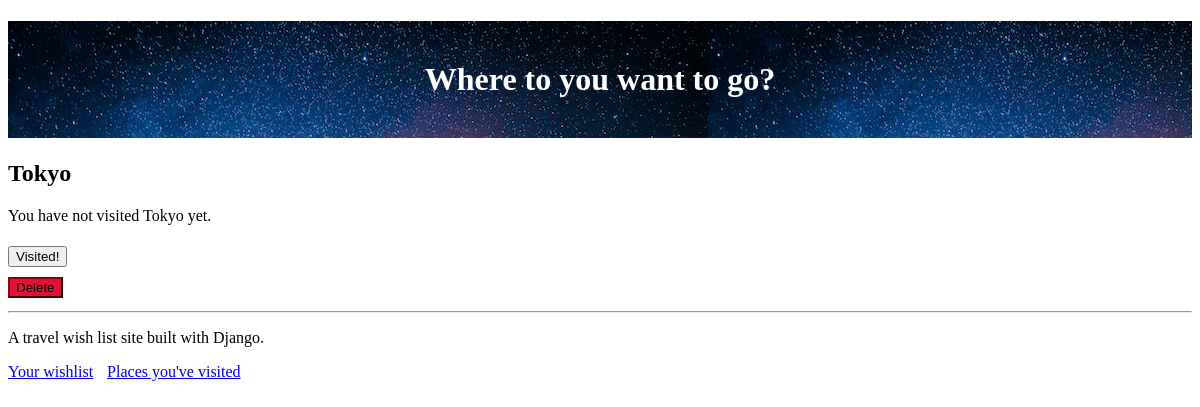
/place/3 (signed in), run on an earlier commit of the app's database.
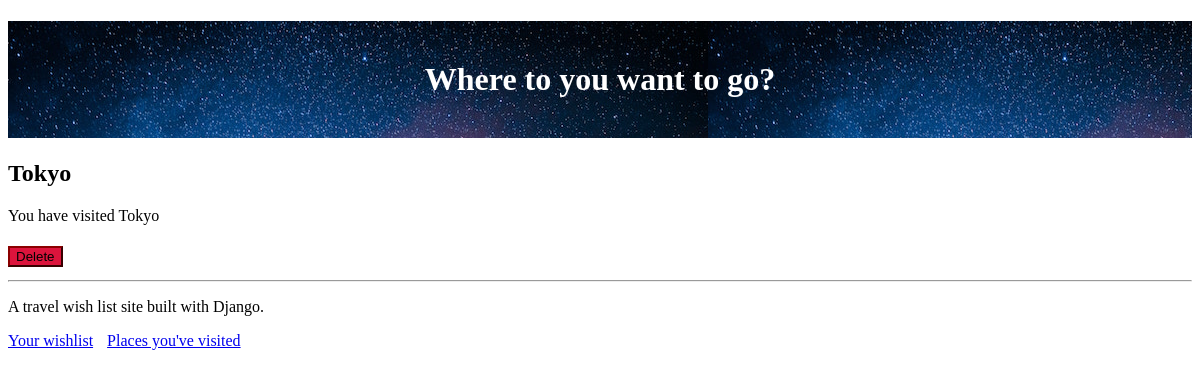
And on a later commit of the database.
### travel_wishlist/models.py (models this page shows, shortened)
class Place(models.Model):
    user = models.ForeignKey('auth.User', null=False, on_delete=models.CASCADE)
    name = models.CharField(max_length=200)
    visited = models.BooleanField(default=False)
    notes = models.TextField(blank=True, null=True)  #text field unlimited size(charfiels are limited)
    date_visited = models.DateField(blank=True, null=True)  #null = True means not required
    photo = models.ImageField(upload_to='user_images/', blank=True, null=True)

### travel_wishlist/views.py (the view)
# urls.py: path('place/<int:place_pk>', views.place_detail, name='place_details'), #captures any pk
@login_required
def place_detail(request, place_pk):
    place = get_object_or_404(Place, pk=place_pk)
    return render(request, 'travel_wishlist/place_detail.html',{'place': place} )

### travel_wishlist/templates/travel_wishlist/place_detail.html (shortened to what this page needs)
{% extends 'travel_wishlist/base.html' %}
{% load static %}
{% block content %}
<h2>{{place.name }}</h2>
{% if place.visited %}
    <p>You have visited {{ place.name }}</p>
{% else %}
    <p>You have not visited {{ place.name }} yet.</p>
    <form action="{% url 'place_was_visited' place.pk %}" method="POST">
        <button type="submit" class="visited">Visited!</button>
    </form>
{% endif %}
<form action="{% url 'delete_place' place.pk %}" method="POST">
    <button type=submit class="delete">Delete</button>
</form>
{% endblock %}

### travel_wishlist/templates/travel_wishlist/base.html (shortened to what this page needs)
{% load static %}
<!DOCTYPE html>
<html>
    <head>
        <link rel="stylesheet" href="https://unpkg.com/sakura.css/css/sakura.css" type="text/css">
        <link rel="stylesheet" href="{% static 'css/style.css' %}" type="text/css">
    </head>
    <body>
    <h1 id="site-header"> Where to you want to go?</h1>
        {% block content %}
        {% endblock %}
    <hr>
    <div>
        <p>A travel wish list site built with Django.</p>
        <a class="nav-link" href="{% url 'place_list' %}">Your wishlist</a>
        <a class="nav-link" href="{% url 'places_visited' %}">Places you've visited</a>
    </div>
    </body>
</html>

### travel_wishlist/static/css/style.css (style rules this page uses)
#site-header { background: url('../img/jtree.jpg') 0 0 repeat-x; color: white; padding: 40px 0 40px 0px; text-align: center; }
.nav-link { margin-right: 10px; }
button { margin: 5px 0px 5px 0; }
.delete { background-color: crimson; border-color: darkred; }

What changed in the data, as far as the page shows it:
changed Place "Tokyo": visited False → True (drawn)
Also different on the page:
text no longer shown: "You have not visited yet. Visited!"
text now shown: "You have visited"
